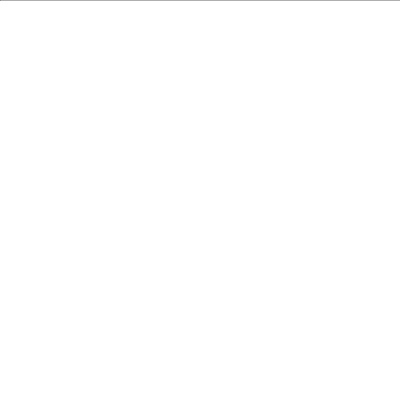
Frame 1 (no input)
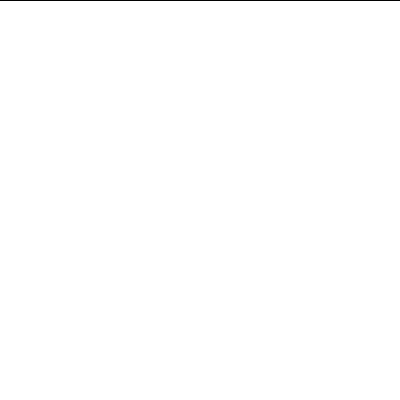
Frame 60 (the mouse pressed at the canvas centre just before this capture)
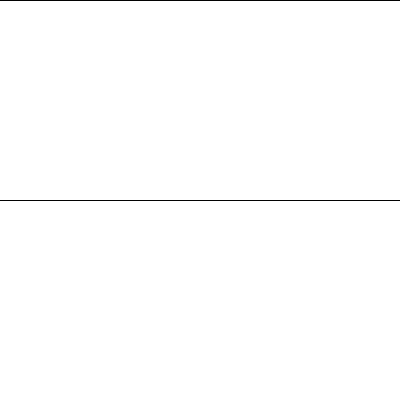
Frame 120 (the mouse held since frame 60 and released just before this capture)

The Processing sketch that drew these frames (run headless with seeded random() and noise(); from frame 60 on, the mouse is pressed at the canvas centre):

// Processing sketch: processing_27851
// ── processing_27851.pde

void setup() {
  size(400, 400);
  background(255);
  smooth();
}
float Mspeed;
 
void draw() {
  stroke(0, 80);
    line(mouseX, mouseY, width, mouseX);
    line(mouseX, mouseY, 0, mouseX);
    stroke(0);
 
  if (mousePressed == true) {
     Mspeed=abs(mouseX-pmouseX);
  println(Mspeed);
  noStroke();
  float taille_ellipse=Mspeed;
  color ellipse_color = color(255+random(0,10), random(255,10), random(255,10));
  fill(ellipse_color);
  ellipse(mouseX+random(-10,10),mouseY+random(-10,10), taille_ellipse,taille_ellipse);
  }
  if (keyPressed == true) {
    background(255);
  }
}
 
void mouseMoved() {
 
}
